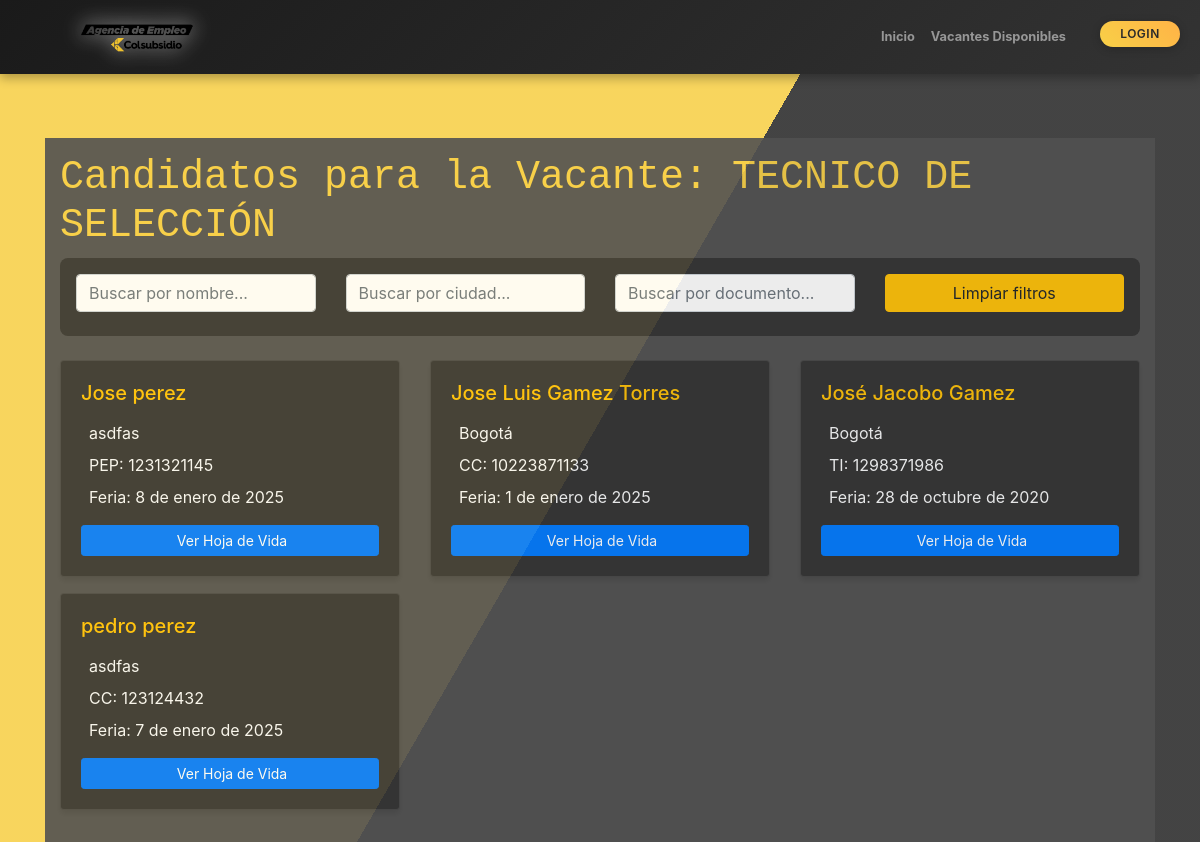
/vacantes/1/candidatos/, run on the app's committed database.
### vacantes/models.py (models this page shows, shortened)
class Vacante(models.Model):
    codigo_vacante = models.CharField(
        max_length=50,
        unique=True,
        default=generate_unique_codigo
    )
    cargo = models.CharField(max_length=100)
    area = models.CharField(
        max_length=100,
        choices=[
            ('Sin asignar', 'Sin asignar'),
            ('Administración', 'Administración'),
            ('Finanzas', 'Finanzas'),
            ('Tecnología', 'Tecnología'),
            ('Recursos Humanos', 'Recursos Humanos'),
            ('Ventas', 'Ventas'),
        ],
        default='Sin asignar'
    )
    numero_puestos = models.IntegerField(
        null=True,
        blank=True,
        default=1  # ✅ Se asigna 1 por defecto, ya que 0 no tendría sentido.
    )
    modalidad_trabajo = models.CharField(
        max_length=50,
        choices=[
            ('Presencial', 'Presencial'),
            ('Remoto', 'Remoto'),
            ('Híbrido', 'Híbrido'),
        ]
    )
    tipo_contrato = models.CharField(
        max_length=50,
        choices=[
            ('Indefinido', 'Indefinido'),
            ('Temporal', 'Temporal'),
            ('Prácticas', 'Prácticas'),
            ('Freelance', 'Freelance'),
        ]
    )
    jornada_trabajo = models.CharField(
        max_length=50,
        choices=[
            ('Tiempo completo', 'Tiempo completo'),
            ('Medio tiempo', 'Medio tiempo'),
            ('Por horas', 'Por horas'),
        ]
    )
    descripcion_vacante = models.TextField(max_length=6000)
    tiempo_experiencia = models.CharField(
        max_length=50,
        choices=[
            ('Sin experiencia', 'Sin experiencia'),
            ('1 año', '1 año'),
            ('2 años', '2 años'),
            ('3 años o más', '3 años o más'),
        ]
    )
    nivel_estudios = models.CharField(
        max_length=50,
        choices=[
            ('Secundaria', 'Secundaria'),
            ('Técnico', 'Técnico'),
            ('Tecnólogo', 'Tecnólogo'),
            ('Profesional', 'Profesional'),
            ('Postgrado', 'Postgrado'),
        ]
    )
    departamento = models.CharField(
        max_length=100,
        choices=[
            ('Sin asignar', 'Sin asignar'),
            ('Antioquia', 'Antioquia'),
            ('Bogotá', 'Bogotá'),
            ('Valle del Cauca', 'Valle del Cauca'),
            ('Cundinamarca', 'Cundinamarca'),
        ],
        default='Sin asignar'
    )
    ciudad = models.CharField(
        max_length=100,
        choices=[
            ('Medellín', 'Medellín'),
            ('Bogotá', 'Bogotá'),
            ('Cali', 'Cali'),
            ('Barranquilla', 'Barranquilla'),
        ]
    )
    rango_salarial = models.CharField(
        max_length=50,
        blank=True,
        null=True
    )
    fecha_publicacion = models.DateField(auto_now_add=True)
    empresa_usuaria = models.CharField(max_length=100)
    candidatos_registrados = models.ManyToManyField('RegistroCandidato', related_name='vacantes', blank=True)
    class Meta:
        verbose_name = "Vacante"
        verbose_name_plural = "Vacantes"

class RegistroCandidato(models.Model):
    SEX_CHOICES = [
        ('M', 'Mujer'),
        ('H', 'Hombre'),
        ('I', 'Intersexual'),
    ]
    DOCUMENT_TYPE_CHOICES = [
        ('CC', 'CEDULA DE CIUDADANIA'),
        ('PEP', 'PERMISO ESPECIAL DE PERMANENCIA'),
        ('TI', 'TARJETA DE IDENTIDAD'),
        ('DNI', 'DOCUMENTO NACIONAL DE IDENTIFICACION'),
        ('PAS', 'PASAPORTE'),
        ('CE', 'CEDULA DE EXTRANJERIA'),
    ]
    EDUCATION_LEVEL_CHOICES = [
        ('BP', 'BASICA PRIMARIA'),
        ('BS', 'BASICA SECUNDARIA'),
        ('BA', 'BACHILLER ACADEMICO'),
        ('EBA', 'ESTUDIANTE BACHILLER ACADEMICO'),
        ('TL', 'TECNICO LABORAL/PROFESIONAL'),
        ('ETL', 'ESTUDIANTE TECNICO LABORAL/PROFESIONAL'),
        ('T', 'TECNOLOGO'),
        ('ET', 'ESTUDIANTE TECNOLOGO'),
        ('P', 'PROFESIONAL'),
        ('EP', 'ESTUDIANTE PROFESIONAL'),
        ('PG', 'POSGRADO'),
    ]
    SCHEDULE_CHOICES = [
        ('FT', 'TIEMPO COMPLETO'),
        ('PT', 'MEDIO TIEMPO'),
        ('WE', 'FINES DE SEMANA'),
    ]
    SALARY_CHOICES = [
        ('<1', 'Menos de 1 SMMLV'),
        ('1-2', '1 a 2 SMMLV'),
        ('2-4', '2 a 4 SMMLV'),
        ('4-6', '4 a 6 SMMLV'),
        ('6-9', '6 a 9 SMMLV'),
        ('9-12', '9 a 12 SMMLV'),
        ('12-15', '12 a 15 SMMLV'),
        ('15-19', '15 a 19 SMMLV'),
        ('>20', '20 SMMLV en adelante'),
    ]
    DISABILITY_CHOICES = [
        ('SI', 'Sí'),
        ('NO', 'No'),
    ]
    SISE_CHOICES = [
        ('SI', 'Sí'),
        ('NO', 'No'),
    ]
    RECRUITER_CHOICES = [
        ('NN', 'No conoce el nombre'),
        ('AAM', 'Angel Andres Moyano Molano'),
        ('DAP', 'Diego Alejandro Parra Pinto'),
        ('EJC', 'Erika Julieth Cristancho Pérez'),
    ]
    feria = models.CharField(max_length=100, blank=True, null=True)
    fecha_feria = models.DateField(default=date(2025, 1, 1), blank=True, null=True)
    sexo = models.CharField(max_length=1, choices=SEX_CHOICES)
    tipo_documento = models.CharField(max_length=3, choices=DOCUMENT_TYPE_CHOICES)
    numero_documento = models.CharField(max_length=20, unique=True)
    nombres = models.CharField(max_length=100)
    apellidos = models.CharField(max_length=100)
    numero_celular = models.CharField(max_length=15)
    correo_electronico = models.EmailField()
    fecha_nacimiento = models.DateField()
    formacion_academica = models.CharField(max_length=3, choices=EDUCATION_LEVEL_CHOICES)
    programa_academico = models.CharField(max_length=100)
    experiencia_laboral = models.TextField(blank=True, null=True)
    interes_ocupacional = models.TextField(blank=True, null=True)
    localidad_municipio = models.CharField(max_length=100)
    candidato_discapacidad = models.CharField(max_length=2, choices=DISABILITY_CHOICES)
    tipo_discapacidad = models.CharField(max_length=100, blank=True, null=True)
    horario_interesado = models.CharField(max_length=2, choices=SCHEDULE_CHOICES)
    aspiracion_salarial = models.CharField(max_length=5, choices=SALARY_CHOICES)
    registrado_en_sise = models.CharField(max_length=2, choices=SISE_CHOICES)
    tecnico_seleccion = models.CharField(max_length=3, choices=RECRUITER_CHOICES,blank=True, null=True)
    vacantes_disponibles = models.ManyToManyField(Vacante, related_name="candidatos", blank=True)
    class Meta:
        verbose_name = "Registro de Candidato"
        verbose_name_plural = "Registros de Candidatos"

### vacantes/views.py (the view)
# urls.py: path('vacantes/<int:id>/candidatos/', views.lista_candidatos, name='lista_candidatos'),
def lista_candidatos(request, id):
    vacante = get_object_or_404(Vacante, id=id)
    candidatos = vacante.candidatos.all()  # Asumiendo que tienes una relación en el modelo
    return render(request, 'vacantes/lista_candidatos.html', {'vacante': vacante, 'candidatos': candidatos})

### vacantes/templates/vacantes/lista_candidatos.html (shortened to what this page needs)
{% extends 'base.html' %}
{% load static %}
{% block contenido %}
<div class="container-fluid" style="opacity: 90%; background-color: #525252; color: #f1f1f1;">
    <div class="row">
        <div class="col py-3">
            <h1 style="color: #f8d047;">Candidatos para la Vacante: {{ vacante.cargo }}</h1>
            <div class="mb-4 p-3" style="background-color: #333333; border-radius: 8px;">
                <div class="row">
                    <div class="col-md-3 mb-2">
                        <input type="text" id="searchNombre" class="form-control" placeholder="Buscar por nombre...">
                    </div>
                    <div class="col-md-3 mb-2">
                        <input type="text" id="searchCiudad" class="form-control" placeholder="Buscar por ciudad...">
                    </div>
                    <div class="col-md-3 mb-2">
                        <input type="text" id="searchDocumento" class="form-control" placeholder="Buscar por documento...">
                    </div>
                    <div class="col-md-3 mb-2">
                        <button id="clearFilters" class="btn btn-warning w-100">Limpiar filtros</button>
                    </div>
                </div>
            </div>
            <div class="row" id="candidatosList">
                {% for candidato in candidatos %}
                <div class="col-md-6 col-lg-4 mb-3 candidato-card"
                     data-nombre="{{ candidato.nombres }} {{ candidato.apellidos }}"
                     data-ciudad="{{ candidato.localidad_municipio }}"
                     data-documento="{{ candidato.numero_documento }}">
                    <div class="card h-100" style="background-color: #333333; color: #ffffff;">
                        <div class="card-body">
                            <h5 class="card-title text-warning mb-3">
                                {{ candidato.nombres }} {{ candidato.apellidos }}
                            </h5>
                            <div class="card-text">
                                <div class="mb-2 text-light">
                                    <span class="ms-2">{{ candidato.localidad_municipio }}</span>
                                </div>
                                <div class="mb-2 text-light">
                                    <span class="ms-2">{{ candidato.tipo_documento }}: {{ candidato.numero_documento }}</span>
                                </div>
                                <div class="mb-3 text-light">
                                    <span class="ms-2">Feria: {{ candidato.fecha_feria }}</span>
                                </div>
                            </div>
                            <button class="btn btn-primary btn-sm w-100 view-details" data-candidato-id="{{ candidato.id }}">
                                 Ver Hoja de Vida
                            </button>
                        </div>
                    </div>
                </div>
                {% empty %}
                <div class="col">
                    <div class="alert alert-warning">No hay candidatos para esta vacante.</div>
                </div>
                {% endfor %}
            </div>
        </div>
    </div>
</div>
{% endblock %}

### vacantes/static/css/styles.css (style rules this page uses)
body { font-family: Arial, sans-serif; background-color: #f8f9fa; }
button { background-color: #f8d047; border: none; padding: 10px; color: white; font-size: 16px; cursor: pointer; border-radius: 4px; }
h1 { font-family:monospace; }

### vacantes/templates/vacantes/lista_candidatos.html (style rules this page uses)
.candidato-card { transition: transform 0.2s; }
.card { border: 1px solid rgba(255, 255, 255, 0.1); box-shadow: 0 4px 6px rgba(0, 0, 0, 0.1); }

### data on the page
Vacante: cargo "TECNICO DE SELECCIÓN"
RegistroCandidato: nombres "Jose", apellidos "perez", localidad_municipio "asdfas", tipo_documento "PEP", numero_documento "1231321145", fecha_feria "8 de enero de 2025"
RegistroCandidato: nombres "Jose Luis", apellidos "Gamez Torres", localidad_municipio "Bogotá", tipo_documento "CC", numero_documento "10223871133", fecha_feria "1 de enero de 2025"
RegistroCandidato: nombres "José Jacobo", apellidos "Gamez", localidad_municipio "Bogotá", tipo_documento "TI", numero_documento "1298371986", fecha_feria "28 de octubre de 2020"
RegistroCandidato: nombres "pedro", apellidos "perez", localidad_municipio "asdfas", tipo_documento "CC", numero_documento "123124432", fecha_feria "7 de enero de 2025"
